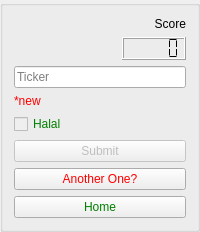
    <widget class="QGroupBox" name="Ticker_Box">
     <property name="enabled">
      <bool>true</bool>
     </property>
     <property name="title">
      <string/>
     </property>
     <property name="alignment">
      <set>Qt::AlignCenter</set>
     </property>
     <layout class="QVBoxLayout" name="verticalLayout_3">
      <item>
       <widget class="QLabel" name="label">
        <property name="layoutDirection">
         <enum>Qt::LeftToRight</enum>
        </property>
        <property name="text">
         <string>&lt;html&gt;&lt;head/&gt;&lt;body&gt;&lt;p&gt;&lt;span style=&quot; font-size:9pt;&quot;&gt;Score&lt;/span&gt;&lt;/p&gt;&lt;/body&gt;&lt;/html&gt;</string>
        </property>
        <property name="alignment">
         <set>Qt::AlignRight|Qt::AlignTrailing|Qt::AlignVCenter</set>
        </property>
        <property name="margin">
         <number>0</number>
        </property>
        <property name="indent">
         <number>-1</number>
        </property>
       </widget>
      </item>
      <item alignment="Qt::AlignRight">
       <widget class="QLCDNumber" name="SCORE">
        <property name="digitCount">
         <number>5</number>
        </property>
        <property name="segmentStyle">
         <enum>QLCDNumber::Flat</enum>
        </property>
        <property name="intValue" stdset="0">
         <number>0</number>
        </property>
       </widget>
      </item>
      <item>
       <widget class="QLineEdit" name="ticker_Input">
        <property name="readOnly">
         <bool>false</bool>
        </property>
        <property name="placeholderText">
         <string>Ticker</string>
        </property>
       </widget>
      </item>
      <item>
       <widget class="QLabel" name="new_Ticker">
        <property name="enabled">
         <bool>true</bool>
        </property>
        <property name="styleSheet">
         <string notr="true">color: red</string>
        </property>
        <property name="text">
         <string>&lt;html&gt;&lt;head/&gt;&lt;body&gt;&lt;p&gt;&lt;span style=&quot; font-size:9pt;&quot;&gt;*new&lt;/span&gt;&lt;/p&gt;&lt;/body&gt;&lt;/html&gt;</string>
        </property>
       </widget>
      </item>
      <item>
       <widget class="QCheckBox" name="halal_Box">
        <property name="enabled">
         <bool>false</bool>
        </property>
        <property name="styleSheet">
         <string notr="true">color: green</string>
        </property>
        <property name="text">
         <string>Halal</string>
        </property>
       </widget>
      </item>
      <item>
       <widget class="QPushButton" name="submit_Button">
        <property name="enabled">
         <bool>false</bool>
        </property>
        <property name="toolTip">
         <string>&lt;html&gt;&lt;head/&gt;&lt;body&gt;&lt;p&gt;&lt;span style=&quot; color:#ff2a25;&quot;&gt;ONLY SUBMIT WHEN FORM IS DONE!&lt;/span&gt;&lt;/p&gt;&lt;/body&gt;&lt;/html&gt;</string>
        </property>
        <property name="text">
         <string>Submit</string>
        </property>
       </widget>
      </item>
      <item>
       <widget class="QPushButton" name="another_Button">
        <property name="styleSheet">
         <string notr="true">color: red</string>
        </property>
        <property name="text">
         <string>Another One?</string>
        </property>
       </widget>
      </item>
      <item>
       <widget class="QPushButton" name="home_Button">
        <property name="styleSheet">
         <string notr="true">color: green</string>
        </property>
        <property name="text">
         <string>Home</string>
        </property>
       </widget>
      </item>
     </layout>
    </widget>
